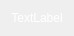
<?xml version="1.0" encoding="UTF-8"?>
<ui version="4.0">
 <class>NotificationWidget</class>
 <widget class="QWidget" name="NotificationWidget">
  <property name="geometry">
   <rect>
    <x>0</x>
    <y>0</y>
    <width>65</width>
    <height>31</height>
   </rect>
  </property>
  <property name="sizePolicy">
   <sizepolicy hsizetype="Expanding" vsizetype="Preferred">
    <horstretch>0</horstretch>
    <verstretch>0</verstretch>
   </sizepolicy>
  </property>
  <property name="windowTitle">
   <string>Form</string>
  </property>
  <layout class="QHBoxLayout" name="horizontalLayout">
   <item>
    <widget class="QLabel" name="lblMsg">
     <property name="sizePolicy">
      <sizepolicy hsizetype="Expanding" vsizetype="Preferred">
       <horstretch>0</horstretch>
       <verstretch>0</verstretch>
      </sizepolicy>
     </property>
     <property name="styleSheet">
      <string notr="true">color: #FFFFFF</string>
     </property>
     <property name="text">
      <string>TextLabel</string>
     </property>
     <property name="alignment">
      <set>Qt::AlignCenter</set>
     </property>
    </widget>
   </item>
  </layout>
 </widget>
 <resources/>
 <connections/>
</ui>
